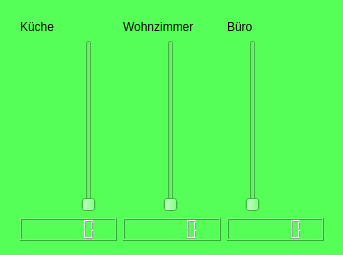
<?xml version="1.0" encoding="UTF-8"?>
<ui version="4.0">
 <class>Form</class>
 <widget class="QWidget" name="Form">
  <property name="geometry">
   <rect>
    <x>0</x>
    <y>0</y>
    <width>343</width>
    <height>255</height>
   </rect>
  </property>
  <property name="windowTitle">
   <string>Form</string>
  </property>
  <property name="autoFillBackground">
   <bool>false</bool>
  </property>
  <property name="styleSheet">
   <string notr="true">background-color: rgb(85, 255, 87);</string>
  </property>
  <widget class="QWidget" name="verticalLayoutWidget">
   <property name="geometry">
    <rect>
     <x>20</x>
     <y>20</y>
     <width>304</width>
     <height>221</height>
    </rect>
   </property>
   <layout class="QVBoxLayout" name="verticalLayout">
    <item>
     <layout class="QHBoxLayout" name="horizontalLayout_3">
      <item>
       <widget class="QLabel" name="label">
        <property name="text">
         <string>Küche</string>
        </property>
       </widget>
      </item>
      <item>
       <widget class="QLabel" name="label_2">
        <property name="text">
         <string>Wohnzimmer</string>
        </property>
       </widget>
      </item>
      <item>
       <widget class="QLabel" name="label_3">
        <property name="text">
         <string>Büro</string>
        </property>
       </widget>
      </item>
     </layout>
    </item>
    <item>
     <layout class="QHBoxLayout" name="horizontalLayout">
      <item>
       <widget class="QSlider" name="verticalSliderKitchen">
        <property name="orientation">
         <enum>Qt::Vertical</enum>
        </property>
       </widget>
      </item>
      <item>
       <widget class="QSlider" name="verticalSliderLiving">
        <property name="orientation">
         <enum>Qt::Vertical</enum>
        </property>
       </widget>
      </item>
      <item>
       <widget class="QSlider" name="verticalSliderOffice">
        <property name="orientation">
         <enum>Qt::Vertical</enum>
        </property>
       </widget>
      </item>
     </layout>
    </item>
    <item>
     <layout class="QHBoxLayout" name="horizontalLayout_2">
      <item>
       <widget class="QLCDNumber" name="lcdNumberKitchen"/>
      </item>
      <item>
       <widget class="QLCDNumber" name="lcdNumberLiving"/>
      </item>
      <item>
       <widget class="QLCDNumber" name="lcdNumbeOffice"/>
      </item>
     </layout>
    </item>
   </layout>
  </widget>
 </widget>
 <resources/>
 <connections>
  <connection>
   <sender>verticalSliderKitchen</sender>
   <signal>valueChanged(int)</signal>
   <receiver>lcdNumberKitchen</receiver>
   <slot>display(int)</slot>
   <hints>
    <hint type="sourcelabel">
     <x>50</x>
     <y>119</y>
    </hint>
    <hint type="destinationlabel">
     <x>51</x>
     <y>251</y>
    </hint>
   </hints>
  </connection>
  <connection>
   <sender>verticalSliderOffice</sender>
   <signal>valueChanged(int)</signal>
   <receiver>lcdNumbeOffice</receiver>
   <slot>display(int)</slot>
   <hints>
    <hint type="sourcelabel">
     <x>170</x>
     <y>119</y>
    </hint>
    <hint type="destinationlabel">
     <x>171</x>
     <y>251</y>
    </hint>
   </hints>
  </connection>
  <connection>
   <sender>verticalSliderLiving</sender>
   <signal>valueChanged(int)</signal>
   <receiver>lcdNumberLiving</receiver>
   <slot>display(int)</slot>
   <hints>
    <hint type="sourcelabel">
     <x>290</x>
     <y>119</y>
    </hint>
    <hint type="destinationlabel">
     <x>301</x>
     <y>251</y>
    </hint>
   </hints>
  </connection>
 </connections>
</ui>
